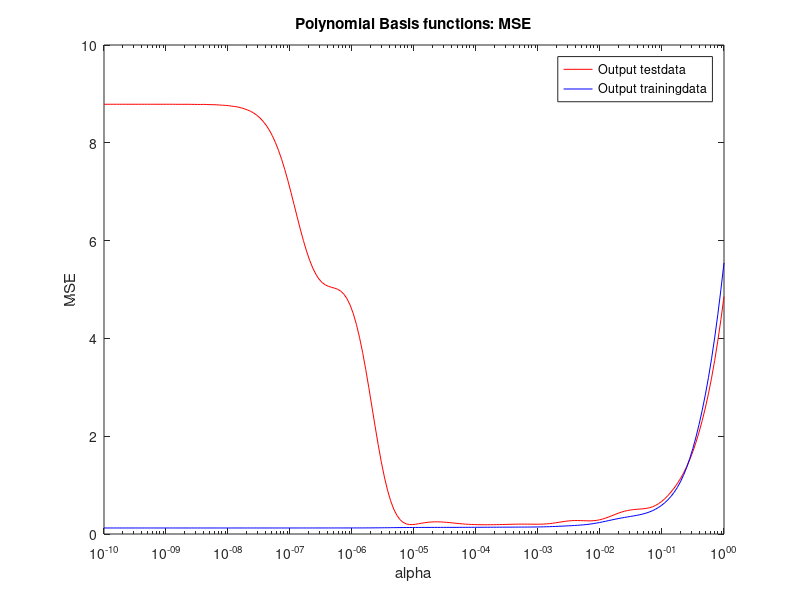
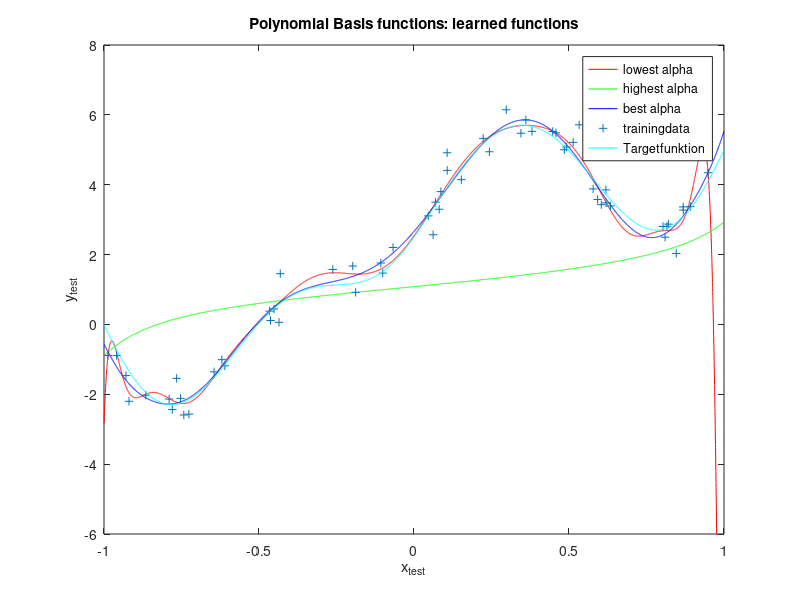
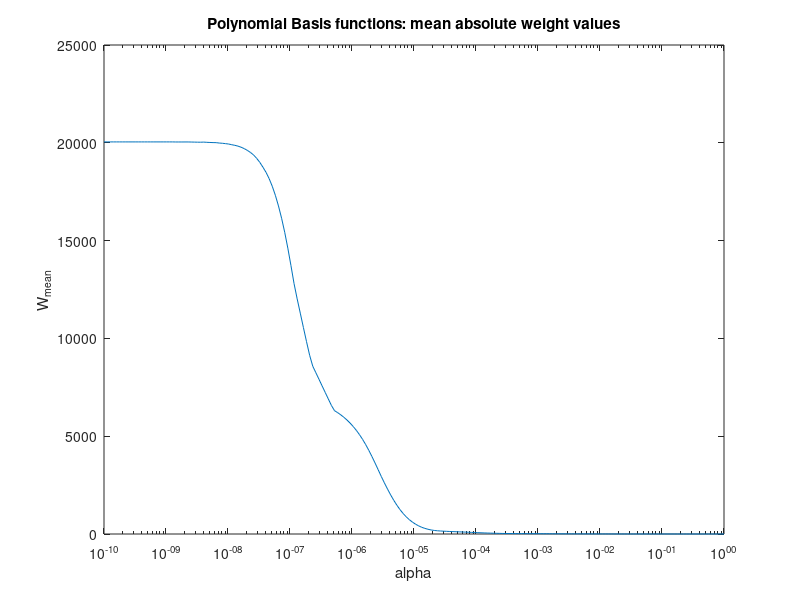
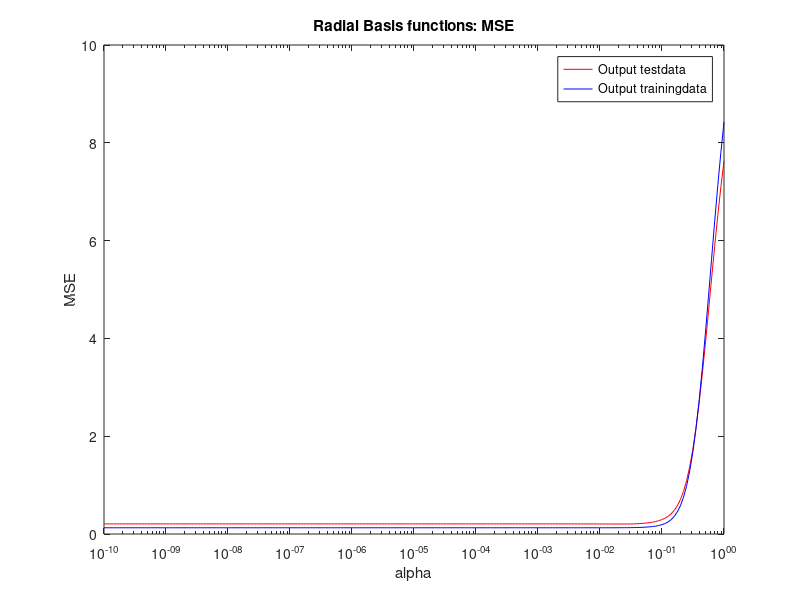

Recreate these plots in MATLAB, in order.
%1.1.4

clc;
close all;
clear;



data = importdata('datasets/linearregression_homework.mat');
x_test = data.x_test;
x_train = data.x_train;
y_target = data.y_target;
y_test = data.y_test;
y_train = data.y_train;


%Polynomial Basis function
l = 18;


alpha = logspace(-10,0,200);

y_our_train_poly = zeros(length(x_train), length(alpha));
y_our_test_poly = zeros(length(x_test), length(alpha));


potenz = ones(size(x_train))*[0:l];
x_train_mat = [x_train]*ones(1,l+1);
X_train = x_train_mat.^potenz;

potenz = ones(size(x_test))*[0:l];
x_test_mat = [x_test]*ones(1,l+1);
X_test = x_test_mat.^potenz;


W_mean = zeros(1,length(alpha));

%output y berechnen
for i=1:length(alpha)
    W = inv(X_train'*X_train + alpha(i)^2*length(x_train)*eye(l+1)) * X_train' * y_train;
    
    W_mean(i) = mean(abs(W));
    
    y_our_train_poly(:,i) = X_train*W;

    y_our_test_poly(:,i) = X_test*W;
    
end


%MSE plotten:
for i = 1:length(alpha)
    mse_test_poly(i) = (y_our_test_poly(:,i) - y_test)' * (y_our_test_poly(:,i) - y_test) / length(y_test);
    
    mse_train_poly(i) = (y_our_train_poly(:,i) - y_train)' * (y_our_train_poly(:,i) - y_train) / length(y_train);
end
[mini,i] = min(mse_test_poly);
display(['poly: min_mse bei alpha=', num2str(alpha(i)), ' min_mse=', num2str(mini)]);

figure

semilogx(alpha, mse_test_poly, 'r-');
hold on;
semilogx(alpha, mse_train_poly, 'b-');
title('Polynomial Basis functions: MSE');
xlabel('alpha');
ylabel('MSE');
legend('Output testdata', 'Output trainingdata');


figure();
%plot of lowest, highest and best alpha
[Y,I] = min(mse_test_poly);

plot(x_test, y_our_test_poly(:,1), 'r-');
hold on;
plot(x_test, y_our_test_poly(:,length(alpha)), 'g-');
plot(x_test, y_our_test_poly(:,I), 'b-');
plot(x_train, y_train, ' +');
plot(x_test, y_target, 'c-');
title('Polynomial Basis functions: learned functions');
xlabel('x_{test}');
ylabel('y_{test}');
legend('lowest alpha', 'highest alpha', 'best alpha', 'trainingdata', 'Targetfunktion');
axis([-1 1 -6 8]);


figure

semilogx(alpha, W_mean);
title('Polynomial Basis functions: mean absolute weight values');
xlabel('alpha');
ylabel('W_{mean}');


%%%%%%%%%%%%%%%%%%%%%%%%%%%%%%%%%%%%%%%%%%%%%%%%%%%%%%%%%%%%%%%

%Radial Basis
d = 18;

y_our_train_radial = zeros(length(x_train), d);
y_our_test_radial = zeros(length(x_test), d);


myh_train = ones(size(x_train))*linspace(-1, 1, d);
myh_test = ones(size(x_test))*linspace(-1, 1, d);

x_train_mat = [x_train]*ones(1,d);
X_train = exp((-(x_train_mat-myh_train).^2)./((2/d).^2));
x_test_mat = [x_test]*ones(1,d);
X_test = exp((-(x_test_mat-myh_test).^2)./((2/d).^2));


%output y berechnen
for i=1:length(alpha)
    W = inv(X_train'*X_train + alpha(i)^2*length(x_train)*eye(d)) * X_train' * y_train;
    
    W_mean(i) = mean(abs(W));

    y_our_train_radial(:,i) = X_train*W;

    y_our_test_radial(:,i) = X_test*W;
    
end


%MSE plotten:
for i = 1:length(alpha)
    mse_test_radial(i) = (y_our_test_radial(:,i) - y_test)' * (y_our_test_radial(:,i) - y_test) / length(y_test);
    
    mse_train_radial(i) = (y_our_train_radial(:,i) - y_train)' * (y_our_train_radial(:,i) - y_train) / length(y_train);
end

[mini,i] = min(mse_test_radial);
display(['radial: min_mse bei alpha=', num2str(alpha(i)), ' min_mse=', num2str(mini)]);

figure

semilogx(alpha, mse_test_radial, 'r-');
hold on;
semilogx(alpha, mse_train_radial, 'b-');
title('Radial Basis functions: MSE');
xlabel('alpha');
ylabel('MSE');
legend('Output testdata', 'Output trainingdata');

figure();
%plot of lowest, highest and best alpha
[Y,I] = min(mse_test_radial);

plot(x_test, y_our_test_radial(:,1), 'r-');
hold on;
plot(x_test, y_our_test_radial(:,length(alpha)), 'g-');
plot(x_test, y_our_test_radial(:,I), 'b-');
plot(x_train, y_train, ' +');
plot(x_test, y_target, 'c-');

title('Radial Basis functions: learned functions');
xlabel('x_{test}');
ylabel('y_{test}');
legend('lowest alpha', 'highest alpha', 'best alpha', 'trainingdata', 'Targetfunktion');


figure

semilogx(alpha, W_mean);
title('Radial Basis functions: mean absolute weight values');
xlabel('alpha');
ylabel('W_{mean}');

%%%%%%%%%%%%%%%%%%%%%%%%%%%%%%%%%%%%%%%%%%%%%%%%%%%%%%%%%%%%%%%

%Local linear models


d = 18;

y_our_train_radial = zeros(length(x_train), d);
y_our_test_radial = zeros(length(x_test), d);


myh_train = ones(size(x_train))*linspace(-1, 1, d);
myh_test = ones(size(x_test))*linspace(-1, 1, d);

x_train_mat = [x_train]*ones(1,d);
X_train = exp((-(x_train_mat-myh_train).^2)./((2/d).^2));
X_train_r = x_train_mat.*exp((-(x_train_mat-myh_train).^2)./((2/d).^2));
X_train = [X_train, X_train_r];


x_test_mat = [x_test]*ones(1,d);
X_test = exp((-(x_test_mat-myh_test).^2)./((2/d).^2));
X_test_r = x_test_mat .* exp((-(x_test_mat-myh_test).^2)./((2/d).^2));
X_test = [X_test, X_test_r];


%output y berechnen
for i=1:length(alpha)
    W = inv(X_train'*X_train + alpha(i)^2*length(x_train)*eye(d*2)) * X_train' * y_train;
    
    W_mean(i) = mean(abs(W));

    y_our_train_radial(:,i) = X_train*W;

    y_our_test_radial(:,i) = X_test*W;
    
end


%MSE plotten:
for i = 1:length(alpha)
    mse_test_radial(i) = (y_our_test_radial(:,i) - y_test)' * (y_our_test_radial(:,i) - y_test) / length(y_test);
    
    mse_train_radial(i) = (y_our_train_radial(:,i) - y_train)' * (y_our_train_radial(:,i) - y_train) / length(y_train);
end

[mini,i] = min(mse_test_radial);
display(['local linear: min_mse bei alpha=', num2str(alpha(i)), ' min_mse=', num2str(mini)]);

figure

semilogx(alpha, mse_test_radial, 'r-');
hold on;
semilogx(alpha, mse_train_radial, 'b-');
title('Local linear models: MSE');
xlabel('alpha');
ylabel('MSE');
legend('Output testdata', 'Output trainingdata');

figure();
%plot of lowest, highest and best alpha
[Y,I] = min(mse_test_radial);

plot(x_test, y_our_test_radial(:,1), 'r-');
hold on;
plot(x_test, y_our_test_radial(:,length(alpha)), 'g-');
plot(x_test, y_our_test_radial(:,I), 'b-');
plot(x_train, y_train, ' +');
plot(x_test, y_target, 'c-');

title('Local linear models: learned functions');
xlabel('x_{test}');
ylabel('y_{test}');
legend('lowest alpha', 'highest alpha', 'best alpha', 'trainingdata', 'Targetfunktion');
axis([-1 1 -25 20]);

figure

semilogx(alpha, W_mean);
title('Local linear models: mean absolute weight values');
xlabel('alpha');
ylabel('W_{mean}');
